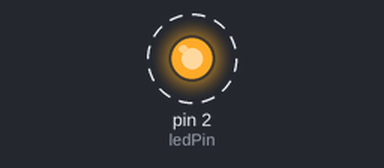
Simulated run of this sketch. Board: Arduino Uno, built with avr-gcc and run on an emulated ATmega328P. Shown: output pins drawn as LEDs (lit = HIGH). Dashed ring = blinking.

Above: at 0.5 s.
Timing chart, 0 to 4.6 s (numbered marks = the images above):
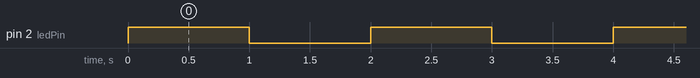

The sketch:

My_Snippets-LED_Blink.ino
```cpp
#define ledPin 2

int ledState = 0;

void setup() {
  pinMode(ledPin, OUTPUT);
  digitalWrite(ledPin, ledState);
}

void loop() {
  digitalWrite(ledPin, !ledState);
  ledState = !ledState;
  delay(1000);
}
```

Measured:
- by itself, pin 2 (ledPin): alternates HIGH for 1.0 s and LOW for 1.0 s
